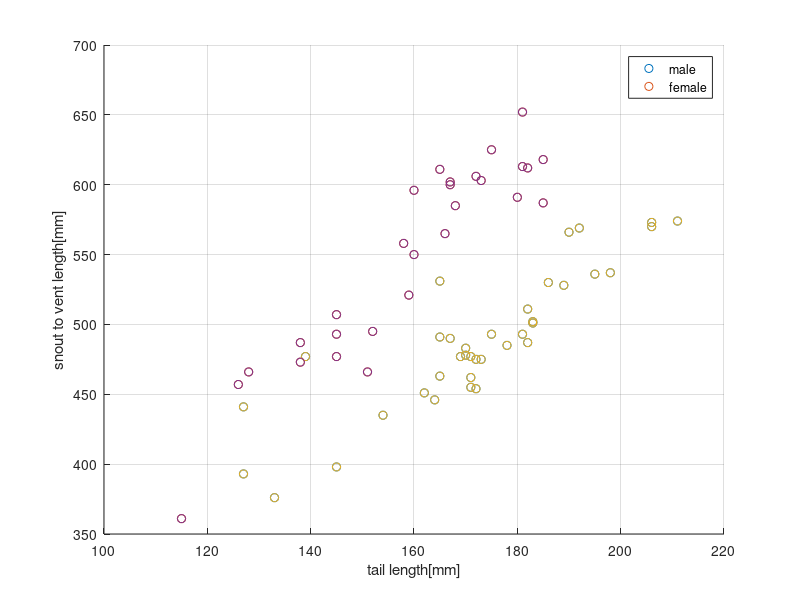
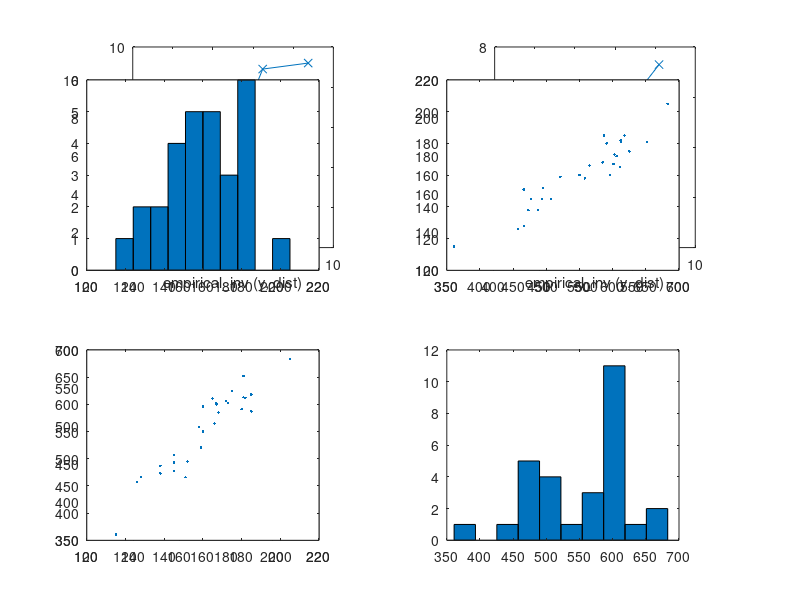

The MATLAB source for these figures, in order: (Note: this script raises an error after producing the figures.)
% classification10 - two-populations linear and quadratic discriminant analysis
clc; clear; format short
close all;
load('dataset_problem_10_1.mat')

X_m = X(X(:, 1) == 1, :)
X_f = X(X(:, 1) == 2, :)

% Scatter plots
figure(1)
scatter(X_m(:, 2), X_m(:, 3))
hold on;
scatter(X_f(:, 2), X_f(:, 3))
legend('male', 'female')
grid on;
xlabel('tail length[mm]')
ylabel('snout to vent length[mm]')

% Calculate descriptive statistics for both populations, i.e. sample mean vectors and
% sample covariance matrices
x_m_bar = mean(X_m(:, 2:end));
S_m = cov(X_m(:, 2:end));
R_m = corrcoef(X_m(:,2:end));

x_f_bar = mean(X_f(:,2:end));
S_f = cov(X_f(:,2:end));
R_m = corrcoef(X_m(:,2:end));

% Model check
figure(2)
subplot(2, 2, 1)
p = 2
d = diag((X_m(:, 2:end) - x_m_bar) / S_m * (X_m(:, 2:end) - x_m_bar)')
y = chi2rnd(p, 10000, 1);
qqplot(d, y)
pbaspect([1 1 1])
subplot(2, 2, 2)
p = 2
d = diag((X_f(:, 2:end) - x_f_bar) / S_f * (X_f(:, 2:end) - x_f_bar)')
y = chi2rnd(p, 10000, 1);
figure(2)
qqplot(d, y)
pbaspect([1 1 1])
figure(2)
subplot(2, 2, 3)
plotmatrix(X_m(:, 2:end))
pbaspect([1 1 1])
hold on;
subplot(2, 2, 4)
plotmatrix(X_f(:, 2:end))
pbaspect([1 1 1])

%% Bartlett test
clc; close all;
n1 = 37;
n2 = 29;
p = 2;
alpha = 0.05;
% the correction factor
C = 1 - (2*p^2 + 3*p-1)/(6*(p+1)) * (1/(n1-1) + 1/(n2-1) - (1/(n1+n2-2)));
% pooled variance
S_pool = ((n1-1)*S_m + (n2-1)*S_f) / (n1+n2-2);
% test-statistics for the bartlett test
test_statistics = C*((n1+n2-2)*log(det(S_pool)) - (n1-1)*log(det(S_m)) - (n2-1)*log(det(S_f)));
% critical value
critical_value = chi2inv(1-alpha, p*(p+1)/2);
% p-value
p_value = 1-chi2cdf(test_statistics, p*(p+1)/2)

% The low p-value for this test should indicate that the covariance matrices most
% probably are not equal, and thus QDA should be the most appropriate classification
% approach

%% LDA
clc;
S_pool = ((n1-1)*S_m + (n2-1)*S_f) / (n1+n2-2);
% we want to test for equal mean vectors, if they are equal, then it
% doesn't make sense to move on, as we assume equal covariance

test_statistics = (x_m_bar-x_f_bar) / (S_pool * (1/n1 + 1/n2)) * (x_m_bar-x_f_bar)'
critical_value = (n1+n2-2)*p/(n1+n2-p-1) * finv(1-alpha, p, n1+n2-p-1)
p_value = 1 - fcdf((n1+n2-p-1)/((n1+n2-2)*p) * test_statistics , p, n1+n2-p-1)
% we reject the null hypothesis of equal means

clc;
% calculate distriminant functions
figure(1)
scatter(X_m(:, 2), X_m(:, 3))
hold on;
scatter(X_f(:, 2), X_f(:, 3))
legend('male', 'female')
grid on;
fimplicit(@(x,y) (x_m_bar - x_f_bar) / S_pool * ([x; y] - 1/2 * (x_m_bar + x_f_bar)'), [100 220 350 700], 'black', 'LineWidth', 2);
xlabel('tail length[mm]')
ylabel('snout to vent length[mm]')

% Performance evalulation of LDA classification
classification = @(x,y)(x_m_bar - x_f_bar) / S_pool * ([x; y] - 1/2 * (x_m_bar + x_f_bar)');
male = zeros(66, 1);
female = zeros(66, 1);
for i = 1:66
    male(i, classification(X(i, 2), X(i, 3)) > 0) = 1;
    female(i, classification(X(i, 2), X(i, 3)) < 0) = 1;
end
correct_male = sum(male(1:37));
false_male = 37-correct_male;
correct_female = sum(female(38:66));
false_female = 29-correct_female;
confusion_matrix = [[correct_male, false_male];
                    [false_female, correct_female]]

%% AER
classifications = zeros(66, 1)
for i = 1:66

    X_new = X;
    X_new(i, :) = [];

    X_m = X_new(X_new(:, 1) == 1, :);
    X_f = X_new(X_new(:, 1) == 2, :);
    
    n1 = size(X_m, 1)
    n2 = size(X_f, 1)

    x_m_bar = mean(X_m(:, 2:end));
    S_m = cov(X_m(:, 2:end));
    x_f_bar = mean(X_f(:,2:end));
    S_f = cov(X_f(:,2:end));
    S_pool = ((n1-1)*S_m + (n2-1)*S_f) / (n1+n2-2);

    classification = @(x,y)(x_m_bar - x_f_bar) / S_pool * ([x; y] - 1/2 * (x_m_bar + x_f_bar)');
    
    classifications(i, classification(X(i, 2), X(i, 3)) > 0) = 1;
end
classifications(classifications(:) == 0) = 2
actual_error_rate = sum(X(:, 1) == classifications)

%% Classifications of new observations using LDA
clc;
X_m = X(X(:, 1) == 1, :);
X_f = X(X(:, 1) == 2, :);
x_m_bar = mean(X_m(:, 2:end));
S_m = cov(X_m(:, 2:end));
x_f_bar = mean(X_f(:,2:end));
S_f = cov(X_f(:,2:end));
classification = @(x,y)(x_m_bar - x_f_bar) / S_pool * ([x; y] - 1/2 * (x_m_bar + x_f_bar)');
classification(170, 550) % female
classification(200, 600) % male
classification(120, 380) % male

% Or we can classify by using posterior probabilities, i.e. we should have
% larger than 90%
P1 = mvnpdf([170; 550], x_m_bar', S_m)
P2 = mvnpdf([170; 550], x_f_bar', S_f)
P1 / (P1 + P2)
P2 / (P1 + P2)

%% QDA
clc; clear;
load('dataset_problem_10_1.mat')

X_m = X(X(:, 1) == 1, :);
X_f = X(X(:, 1) == 2, :);

x_m_bar = mean(X_m(:, 2:end));
S_m = cov(X_m(:, 2:end));

x_f_bar = mean(X_f(:,2:end));
S_f = cov(X_f(:,2:end));
n1 = 37
n2 = 29
p = 2

% Hotelling test statittics

test_statistics = (x_m_bar - x_f_bar) / (S_m/n1 + S_f/n2) * (x_m_bar - x_f_bar)'
p_value = 1 - chi2cdf(test_statistics, p)

%%

% calculate distriminant functions
figure(1)
scatter(X_m(:, 2), X_m(:, 3))
hold on;
scatter(X_f(:, 2), X_f(:, 3))
legend('male', 'female')
grid on;
K = 1/2 * log(det(S_m) / det(S_f)) + 1/2 * (x_m_bar / S_m * x_m_bar' - x_f_bar / S_f * x_f_bar');
fimplicit(@(x,y) (-1/2 * [x, y] * (inv(S_m) - inv(S_f)) * [x; y] + (x_m_bar / S_m ...
                        - x_f_bar / S_f) * [x; y] - K), [100 220 350 700], 'black', 'LineWidth', 2);
xlabel('tail length[mm]')
ylabel('snout to vent length[mm]')

%% Performance evalulation of CDA classification % Apparent
classification = @(x,y)(-1/2 * [x, y] * (inv(S_m) - inv(S_f)) * [x; y] + (x_m_bar / S_m - x_f_bar / S_f) * [x; y] - K);
male = zeros(66, 1);
female = zeros(66, 1);
for i = 1:66
    male(i, classification(X(i, 2), X(i, 3)) > 0) = 1;
    female(i, classification(X(i, 2), X(i, 3)) < 0) = 1;
end
correct_male = sum(male(1:37));
false_male = 37-correct_male;
correct_female = sum(female(38:66));
false_female = 29-correct_female;
confusion_matrix = [[correct_male, false_male];
                    [false_female, correct_female]]

%% AER % Actual error rate
classifications = zeros(66, 1);
for i = 1:66

    X_new = X;
    X_new(i, :) = [];

    X_m = X_new(X_new(:, 1) == 1, :);
    X_f = X_new(X_new(:, 1) == 2, :);
    
    n1 = size(X_m, 1);
    n2 = size(X_f, 1);

    x_m_bar = mean(X_m(:, 2:end));
    S_m = cov(X_m(:, 2:end));
    x_f_bar = mean(X_f(:,2:end));
    S_f = cov(X_f(:,2:end));
    S_pool = ((n1-1)*S_m + (n2-1)*S_f) / (n1+n2-2);

    classification = @(x,y)(x_m_bar - x_f_bar) / S_pool * ([x; y] - 1/2 * (x_m_bar + x_f_bar)');
    
    classifications(i, classification(X(i, 2), X(i, 3)) > 0) = 1;
end
classifications(classifications(:) == 0) = 2;
actual_error_rate = sum(X(:, 1) == classifications)

%% Predictions

classification(170, 550) % female
classification(200, 600) % male
classification(120, 380) % male
